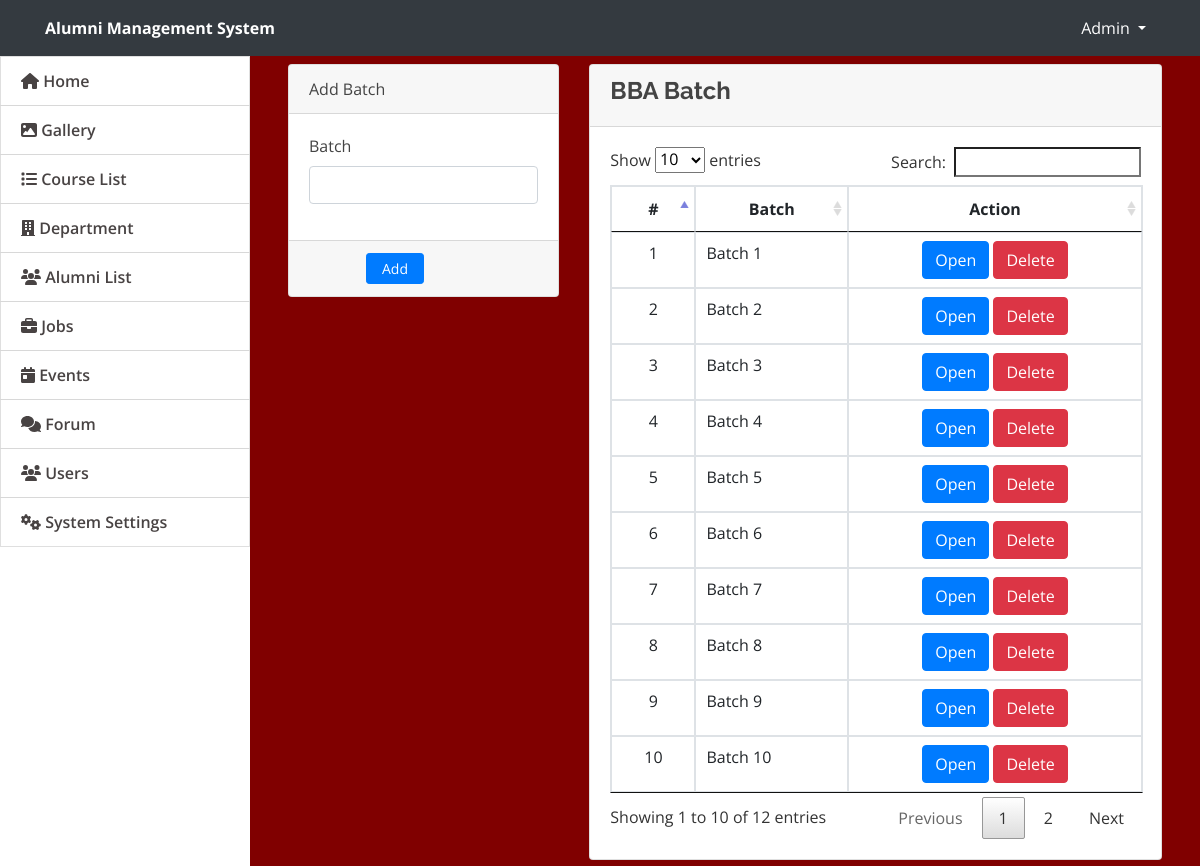
/admin/bba_batch.php, run on the app's committed database.
### tables this page shows
CREATE TABLE `bba_batch` (
  `bba_batch_id` int(11) NOT NULL,
  `bba_batch_name` varchar(255) NOT NULL
);

### admin/bba_batch.php (the view, shortened to what this page needs)
<!DOCTYPE html>
<html lang="en">
<head>
    <link rel="stylesheet" href="assets/font-awesome/css/all.min.css">
  <link href="assets/vendor/bootstrap/css/bootstrap.min.css" rel="stylesheet">
  <link href="assets/vendor/icofont/icofont.min.css" rel="stylesheet">
  <link href="assets/vendor/boxicons/css/boxicons.min.css" rel="stylesheet">
  <link href="assets/vendor/venobox/venobox.css" rel="stylesheet">
  <link href="assets/vendor/animate.css/animate.min.css" rel="stylesheet">
  <link href="assets/vendor/remixicon/remixicon.css" rel="stylesheet">
  <link href="assets/vendor/owl.carousel/assets/owl.carousel.min.css" rel="stylesheet">
  <link href="assets/vendor/bootstrap-datepicker/css/bootstrap-datepicker.min.css" rel="stylesheet">
  <link href="assets/DataTables/datatables.min.css" rel="stylesheet">
  <link href="assets/css/jquery.datetimepicker.min.css" rel="stylesheet">
  <link href="assets/css/select2.min.css" rel="stylesheet">
  <link href="assets/css/style.css" rel="stylesheet">
  <link type="text/css" rel="stylesheet" href="assets/css/jquery-te-1.4.0.css">
</head>
<body>
<nav class="navbar navbar-light fixed-top bg-dark" style="padding:0;min-height: 3.5rem">
  <div class="container-fluid mt-2 mb-2">
  	<div class="col-lg-12">
      <div class="col-md-4 float-left text-white">
        <large><b>Alumni Management System</b></large>
      </div>
	  	<div class="float-right">
        <div class=" dropdown mr-4">
            <a href="#" class="text-white dropdown-toggle"  id="account_settings" data-toggle="dropdown" aria-haspopup="true" aria-expanded="false">Admin </a>
        </div>
      </div>
  </div>
</nav>
<nav id="sidebar" class='mx-lt-5 bg-white' >
		<div class="sidebar-list">
				<a href="index.php?page=home" class="nav-item nav-home"><span class='icon-field'><i class="fa fa-home"></i></span> Home</a>
				<a href="index.php?page=gallery" class="nav-item nav-gallery"><span class='icon-field'><i class="fa fa-image"></i></span> Gallery </a>
      <a href="index.php?page=courses" class="nav-item nav-courses"><span class='icon-field'><i class="fa fa-list"></i></span> Course List</a>
			<a href="index.php?page=department" class="nav-item nav-department"><span class="icon-field"></span> Department</a>
				<a href="index.php?page=alumni" class="nav-item nav-alumni"><span class='icon-field'><i class="fa fa-users"></i></span> Alumni List</a>
				<a href="index.php?page=jobs" class="nav-item nav-jobs"><span class='icon-field'><i class="fa fa-briefcase"></i></span> Jobs</a>
				<a href="index.php?page=events" class="nav-item nav-events"><span class='icon-field'><i class="fa fa-calendar-day"></i></span> Events</a>
				<a href="index.php?page=forums" class="nav-item nav-forums"><span class='icon-field'><i class="fa fa-comments"></i></span> Forum</a>
								<a href="index.php?page=users" class="nav-item nav-users"><span class='icon-field'><i class="fa fa-users"></i></span> Users</a>
				<a href="index.php?page=site_settings" class="nav-item nav-site_settings"><span class='icon-field'><i class="fa fa-cogs"></i></span> System Settings</a>
					</div>
</nav>
  <main id="view-panel" >
  <div class="container-fluid">
	<div class="col-lg-12">
		<div class="row">
			<div class="col-md-4">
			<form action="" id="manage-course" method="post">
				<div class="card">
					<div class="card-header">
						    Add Batch
				  	</div>
					<div class="card-body">
							<div class="form-group">
								<label class="control-label">Batch</label>
								<input type="text" name="bba_batch_name" class="form-control" required>
							</div>
					</div>
					<div class="card-footer">
						<div class="row">
							<div class="col-md-12">
								<button class="btn btn-sm btn-primary col-sm-3 offset-md-3" name="login"> Add</button>
							</div>
						</div>
					</div>
				</div>
			</form>
			</div>
			<div class="col-md-8">
				<div class="card">
					<div class="card-header">
						<h4><b> BBA Batch</b></h4>
					</div>
					<div class="card-body">
						<table class="table table-bordered table-hover">
							<thead>
								<tr>
									<th class="text-center">#</th>
									<th class="text-center">Batch</th>
									<th class="text-center">Action</th>
								</tr>
							</thead>
							<tbody>
                            <?php
                                $connection = mysqli_connect("localhost","root","");
                                $query = "select * from bba_batch ";
                                $query_run = mysqli_query($connection,$query);
                                while($row = mysqli_fetch_assoc($query_run)){
                                $bba_batch_id = $row['bba_batch_id'];
                                $bba_batch_name = $row['bba_batch_name'];
                                ?>
								<tr>
									<td class="text-center">
                    <?php echo $bba_batch_id ?>
                    </td>
									<td class="">
										<?php echo $bba_batch_name?>
									</td>
                  <td class="text-center">
                      <?php
                         if($bba_batch_name == "Batch 1"){
												?>
											<a href="bba_batch1.php"><button class="btn btn-primary">Open</button></a>
                      <a href="./BBA_delete/delete_bba_batch1.php?aid=<?php echo $row['bba_batch_id'];?>" class="delete btn btn-danger" title="Delete" data-toggle="tooltip" >Delete</a>
											<?php
											}
											else if($bba_batch_name == "Batch 2"){
												?>
											<a href="bba_batch2.php"><button class="btn btn-primary">Open</button></a>
                      <a href="./BBA_delete/delete_bba_batch2.php?iad=<?php echo $row['bba_batch_id'];?>" class="delete btn btn-danger" title="Delete" data-toggle="tooltip" >Delete</a>
												<?php
											}
											else if($bba_batch_name == "Batch 3"){
												?>
											<a href="bba_batch3.php"><button class="btn btn-primary">Open</button></a>
                      <a href="./BBA_delete/delete_bba_batch3.php?iid=<?php echo $row['bba_batch_id'];?>" class="delete btn btn-danger" title="Delete" data-toggle="tooltip" >Delete</a>
												<?php
											}
											else if($bba_batch_name == "Batch 4"){
												?>
											<a href="bba_batch4.php"><button class="btn btn-primary">Open</button></a>
                      <a href="./BBA_delete/delete_bba_batch4.php?add=<?php echo $row['bba_batch_id'];?>" class="delete btn btn-danger" title="Delete" data-toggle="tooltip" >Delete</a>
												<?php
											}
                          else if($bba_batch_name == "Batch 5"){
												?>
											<a href="bba_batch5.php"><button class="btn btn-primary">Open</button></a>
                      <a href="./BBA_delete/delete_bba_batch5.php?aad=<?php echo $row['bba_batch_id'];?>" class="delete btn btn-danger" title="Delete" data-toggle="tooltip" >Delete</a>
												<?php
											}
                         else if($bba_batch_name == "Batch 6"){
												?>
											<a href="bba_batch6.php"><button class="btn btn-primary">Open</button></a>
                      <a href="./BBA_delete/delete_bba_batch6.php?fia=<?php echo $row['bba_batch_id'];?>" class="delete btn btn-danger" title="Delete" data-toggle="tooltip" >Delete</a>
												<?php
											}
                          else if($bba_batch_name == "Batch 7"){
												?>
											<a href="bba_batch7.php"><button class="btn btn-primary">Open</button></a>
                      <a href="./BBA_delete/delete_bba_batch7.php?daa=<?php echo $row['bba_batch_id'];?>" class="delete btn btn-danger" title="Delete" data-toggle="tooltip" >Delete</a>
												<?php
											}
                          else if($bba_batch_name == "Batch 8"){
												?>
											<a href="bba_batch8.php"><button class="btn btn-primary">Open</button></a>
                      <a href="./BBA_delete/delete_bba_batch8.php?bid=<?php echo $row['bba_batch_id'];?>" class="delete btn btn-danger" title="Delete" data-toggle="tooltip" >Delete</a>
												<?php
											}
                        else if($bba_batch_name == "Batch 9"){
												?>
											<a href="bba_batch9.php"><button class="btn btn-primary">Open</button></a>
                      <a href="./BBA_delete/delete_bba_batch9.php?cid=<?php echo $row['bba_batch_id'];?>" class="delete btn btn-danger" title="Delete" data-toggle="tooltip" >Delete</a>
												<?php
											}
                      else if($bba_batch_name == "Batch 10"){
												?>
											<a href="bba_batch10.php"><button class="btn btn-primary">Open</button></a>
                      <a href="./BBA_delete/delete_bba_batch10.php?did=<?php echo $row['bba_batch_id'];?>" class="delete btn btn-danger" title="Delete" data-toggle="tooltip" >Delete</a>
												<?php
											}
										?>
									</td>
								</tr>
                                <?php
                                }
                                ?>
							</tbody>
						</table>
					</div>
				</div>
			</div>
		</div>
	</div>
</div>
  </main>
</body>

### admin/assets/css/style.css (style rules this page uses)
body { font-family: "Open Sans", sans-serif; color: #444444; width: 100%; height: calc(100%); }
a { color: #1977cc; }
h1, h2, h3, h4, h5, h6 { font-family: "Raleway", sans-serif; }
nav#sidebar { height: calc(100%); position: fixed; z-index: 99; left: 0; width: 250px; background-repeat: no-repeat; background-size: cover; }
a.nav-item { position: relative; display: block; padding: .75rem 1.25rem; margin-bottom: -1px; border: 1px solid rgba(0,0,0,.125); background-color: #ffffffc4; color: #484343; font-weight: 600; }
main#view-panel { margin-left: 250px; width:calc(100% - 250px); margin-top: 3.5rem; padding: .5em }

### admin/bba_batch.php (style rules this page uses)
body { background: maroon; }

### data on the page
bba_batch: bba_batch_id "1", bba_batch_name "Batch 1"
bba_batch: bba_batch_id "2", bba_batch_name "Batch 2"
bba_batch: bba_batch_id "3", bba_batch_name "Batch 3"
bba_batch: bba_batch_id "4", bba_batch_name "Batch 4"
bba_batch: bba_batch_id "5", bba_batch_name "Batch 5"
bba_batch: bba_batch_id "6", bba_batch_name "Batch 6"
bba_batch: bba_batch_id "7", bba_batch_name "Batch 7"
bba_batch: bba_batch_id "8", bba_batch_name "Batch 8"
bba_batch: bba_batch_id "9", bba_batch_name "Batch 9"
bba_batch: bba_batch_id "10", bba_batch_name "Batch 10"
